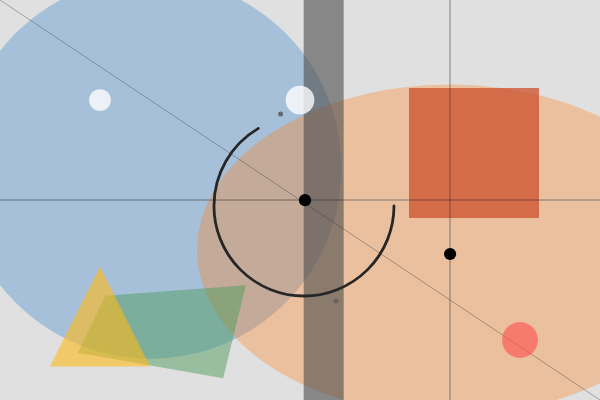
Frame 1 (no input)
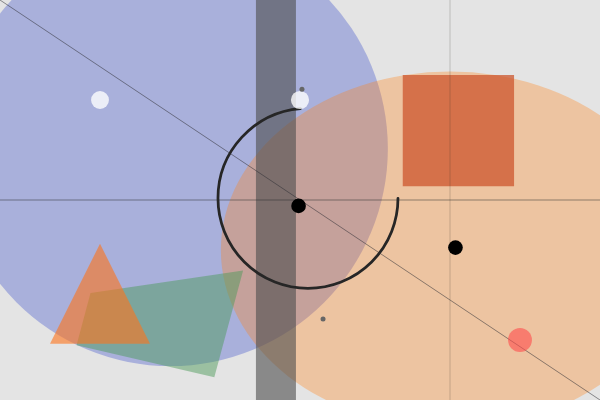
Frame 60 (no input)
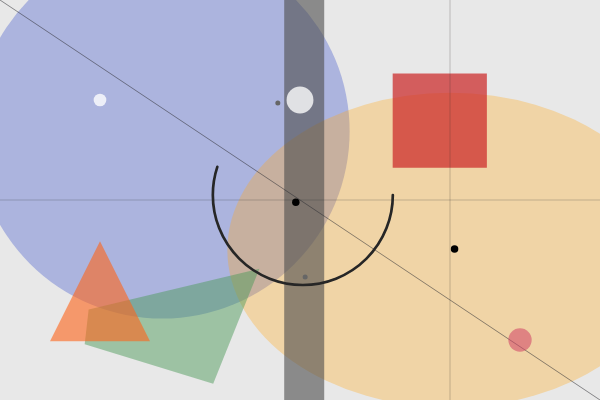
Frame 120 (the mouse pressed at the canvas centre since frame 60)

The p5.js sketch that drew these frames (run headless with seeded random() and noise() and a simulated clock; from frame 60 on, the mouse is pressed at the canvas centre):

// p5.js sketch
// ── sketch.js
let randomOffsetX = 0;
let randomOffsetY = 0;
let lastSwitchTime = 0;
let bgFlicker = 90;

let quadHue = 130;
let quadHueTarget = 130;
let lastColorTime = 0;

let circleColor;
let circleColorTarget;
let lastCircleColorTime = 0;

function setup() {
  createCanvas(600, 400);
  colorMode(HSB, 360, 100, 100, 100);
  circleColor = color(0, 70, 100, 60);
  circleColorTarget = color(0, 70, 100, 60);
}

function draw() {
  let t = frameCount;
  let m = millis();

  if (m - lastSwitchTime > 1800) {
    randomOffsetX = random(-12, 12);
    randomOffsetY = random(-8, 8);
    lastSwitchTime = m;
  }

  bgFlicker = 88 + sin(m * 0.0004) * 4;

  colorMode(HSB, 360, 100, 100, 100);
  background(0, 0, bgFlicker);
  noStroke();

  let blueHue = 210 + sin(t * 0.018) * 25;
  let blueSize = 380 + sin(t * 0.027) * 55;
  let blobX = sin(t * 0.017) * 18 + sin(t * 0.041) * 8 + randomOffsetX;
  let blobY = cos(t * 0.023) * 12 + cos(t * 0.037) * 6 + randomOffsetY;
  fill(blueHue, 60, 80, 40);
  ellipse(150 + blobX, 150 + blobY, blueSize, blueSize);

  colorMode(RGB, 255, 255, 255, 100);
  let fromColor = color(255, 200, 30, 32);
  let toColor   = color(255, 120, 20, 32);
  let amt = (sin(t * 0.019 + 1.1) + 1) / 2;
  fill(lerpColor(fromColor, toColor, amt));
  let yellowW = 480 + cos(t * 0.023 + 0.8) * 38;
  let yellowH = 330 + sin(t * 0.031) * 28;
  ellipse(450, 250, yellowW, yellowH);

  colorMode(HSB, 360, 100, 100, 100);

  let rectSpeed = 0.033 + sin(m * 0.0002) * 0.008;
  let rectX = 280 + sin(t * rectSpeed + 2.1) * 28;
  fill(0, 0, 30, 60);
  rect(rectX, 0, 40, 400);

  let redHue = 5 + sin(t * 0.024 + 0.7) * 12;
  let sqSize = 112 + sin(t * 0.028 + 1.5) * 18;
  fill(redHue, 80, 80, 72);
  square(400 + cos(t * 0.021) * 9, 80 + sin(t * 0.029 + 2.0) * 9, sqSize);

  if (m - lastColorTime > 2300) {
    quadHueTarget = random(90, 170);
    lastColorTime = m;
  }
  quadHue = lerp(quadHue, quadHueTarget, 0.03);

  let q1 = sin(t * 0.021 + 2.7) * 13;
  let q2 = sin(t * 0.033 + 0.4) * 10;
  fill(quadHue, 50, 60, 48);
  quad(
    100 + q1,        300 - q2,
    250 - q2,        280 + q1,
    220 + q1 * 0.6,  380 - q2 * 0.4,
    80  - q2 * 0.5,  350 + q1 * 0.5
  );

  let triHue = 28 + sin(t * 0.037 + 1.3) * 14 + random(-1.2, 1.2);
  let triY = sin(t * 0.037 + 1.3) * 17;
  fill(triHue, 90, 100, 60);
  triangle(50, 350 + triY, 150, 350 + triY, 100, 250 + triY);

  let arcStroke = 3 + random(-0.4, 0.4);
  stroke(30, 0, 15);
  strokeWeight(arcStroke);
  noFill();
  let arcX = 300 + sin(t * 0.019 + 0.5) * 8;
  let arcY = 200 + cos(t * 0.031) * 6;
  let arcEnd = PI + QUARTER_PI + sin(t * 0.029 + 0.3) * QUARTER_PI;
  arc(arcX, arcY, 180, 180, 0, arcEnd);

  colorMode(RGB, 255, 255, 255, 100);
  stroke(45, 45, 50, map(sin(t * 0.017), -1, 1, 15, 55));
  strokeWeight(1);
  line(0, 0, 600, 400);
  stroke(40, 42, 45, map(sin(t * 0.023 + 1.0), -1, 1, 15, 55));
  line(0, 200, 600, 200);
  stroke(50, 48, 44, map(sin(t * 0.031 + 2.0), -1, 1, 15, 55));
  line(450, 0, 450, 400);

  colorMode(HSB, 360, 100, 100, 100);

  strokeWeight(map(sin(t * 0.043), -1, 1, 7, 17));
  stroke(0, 0, 0);
  point(450 + sin(t * 0.019) * 6, 250 + cos(t * 0.037) * 4);
  point(300 + cos(t * 0.031) * 5, 200 + sin(t * 0.023) * 6);

  noStroke();
  let breathRate = 0.071 + sin(m * 0.0003) * 0.015;
  let pulse1 = map(sin(t * breathRate), -1, 1, 18, 38);
  let pulse2 = map(sin(t * 0.091 + 1.2), -1, 1, 9, 22);
  fill(0, 0, 100, 78);
  circle(300, 100, pulse1);
  circle(100, 100, pulse2);

  strokeWeight(5);
  stroke(0, 0, 40);
  point(280 + sin(t * 0.027) * 22, 100 + cos(t * 0.041) * 14);
  point(320 + cos(t * 0.023) * 16, 300 + sin(t * 0.037) * 24);

  if (m - lastCircleColorTime > 1500) {
    circleColorTarget = color(random(360), random(50, 90), random(70, 100), 55);
    lastCircleColorTime = m;
  }
  circleColor = lerpColor(circleColor, circleColorTarget, 0.04);
  noStroke();
  fill(circleColor);
  let cr = 28 + sin(t * 0.033 + 1.7) * 8;
  circle(520, 340, cr);

}
